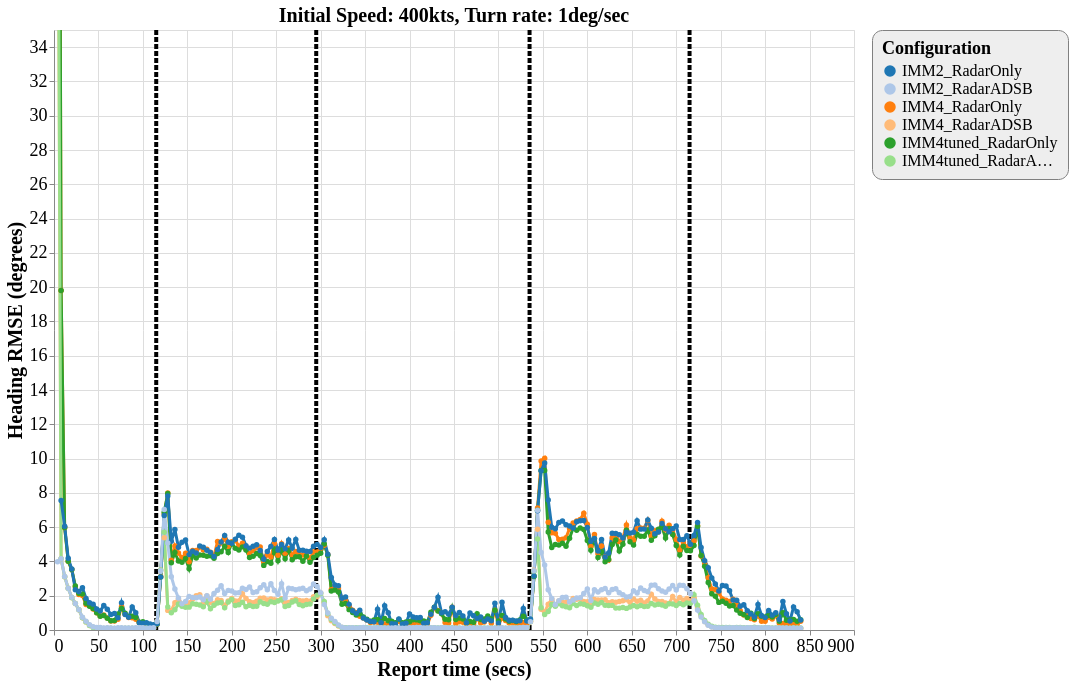

Here is the Vega-Lite specification saved for this chart:
### Vega-Lite specification from a JSON file in a GitHub repository (floating-point values rounded to 4 significant figures; data arrays with more than 128 entries replaced by an {"elided": "..."} marker saying what was removed)
{"config": {"view": {"continuousWidth": 800, "continuousHeight": 600}, "axisX": {"labelFontSize": 18, "titleFontSize": 20}, "axisY": {"labelFontSize": 18, "titleFontSize": 20}, "font": "Times New Roman", "legend": {"cornerRadius": 10, "fillColor": "#EEEEEE", "labelFontSize": 16, "padding": 10, "strokeColor": "gray", "titleFontSize": 18}, "title": {"fontSize": 20}}, "layer": [{"data": {"name": "data-b0ef4c6667be0908cb94be1aa26bd823"}, "mark": {"type": "rule", "strokeDash": [5, 2], "strokeWidth": 4}, "encoding": {"color": {"type": "nominal", "field": "color", "scale": null}, "x": {"type": "quantitative", "field": "tt"}}}, {"data": {"name": "data-40e053f8187f42daae4b67de953e2182"}, "mark": {"type": "line", "point": true, "strokeWidth": 3}, "encoding": {"color": {"type": "ordinal", "field": "config", "scale": {"scheme": "category20"}, "sort": ["IMM2_RadarOnly", "IMM2_RadarADSB", "IMM4_RadarOnly", "IMM4_RadarADSB", "IMM4tuned_RadarOnly", "IMM4tuned_RadarADSB"], "title": "Configuration"}, "x": {"type": "quantitative", "field": "time", "title": "Report time (secs)"}, "y": {"type": "quantitative", "field": "rmse_hdg", "scale": {"domain": [0, 35], "zero": false}, "title": "Heading RMSE (degrees)"}}, "selection": {"selector144": {"type": "interval", "bind": "scales", "encodings": ["x", "y"]}}, "title": "Initial Speed: 400kts, Turn rate: 1deg/sec"}], "$schema": "https://vega.github.io/schema/vega-lite/v4.8.1.json", "datasets": {"data-b0ef4c6667be0908cb94be1aa26bd823": [{"tt": 115, "color": "black"}, {"tt": 295, "color": "black"}, {"tt": 535, "color": "black"}, {"tt": 715, "color": "black"}], "data-40e053f8187f42daae4b67de953e2182": {"elided": "1259 records"}}}
